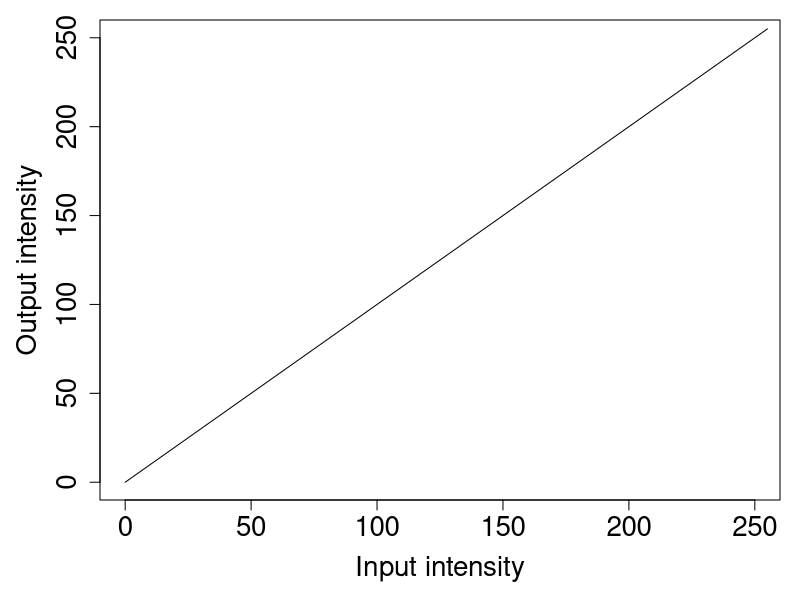
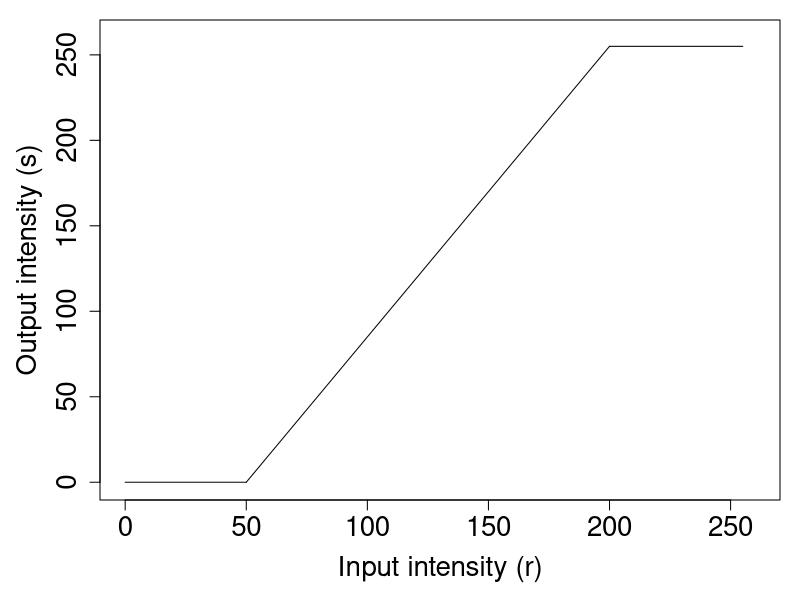
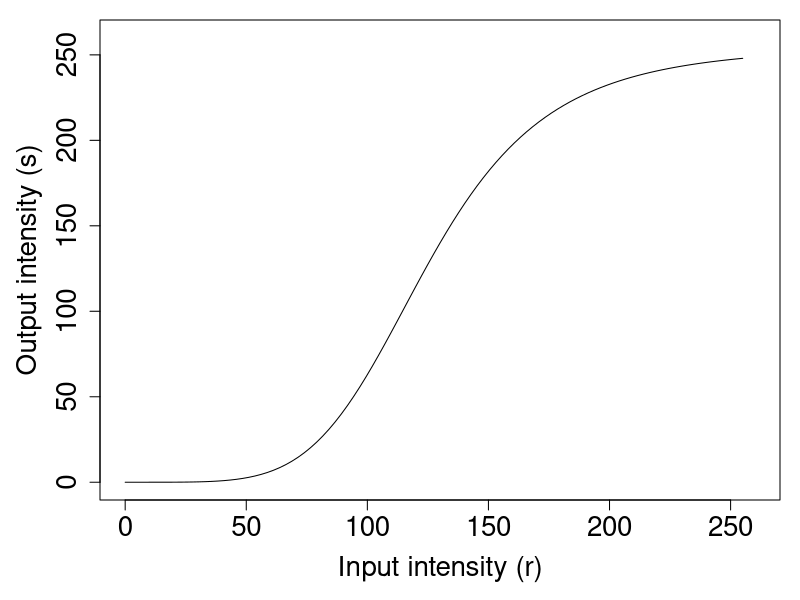

Here is the R script that generated these plots, in order:
## Demo for p.55 Fig.4.10
par(ps=20, mar = c(5, 5, 1, 1))
curve(1*x,0,255, xlab="Input intensity", ylab="Output intensity", xlim=c(0, 250), ylim=c(0, 250))
curve((255/150*x-255/3),50,200, axes=F, xlab="", ylab="", xlim=c(0, 260), ylim=c(0, 260))
par(new=T)
curve(0*x,0,50, axes=F, xlab="", ylab="", xlim=c(0, 260), ylim=c(0, 260))
par(new=T)
curve(0*x+255,200,255, xlab="Input intensity (r)", ylab="Output intensity (s)", xlim=c(0, 260), ylim=c(0, 260))
curve(255/(1+(125/x)^5), 0, 255, xlab="Input intensity (r)", ylab="Output intensity (s)", xlim=c(0, 260), ylim=c(0, 260))